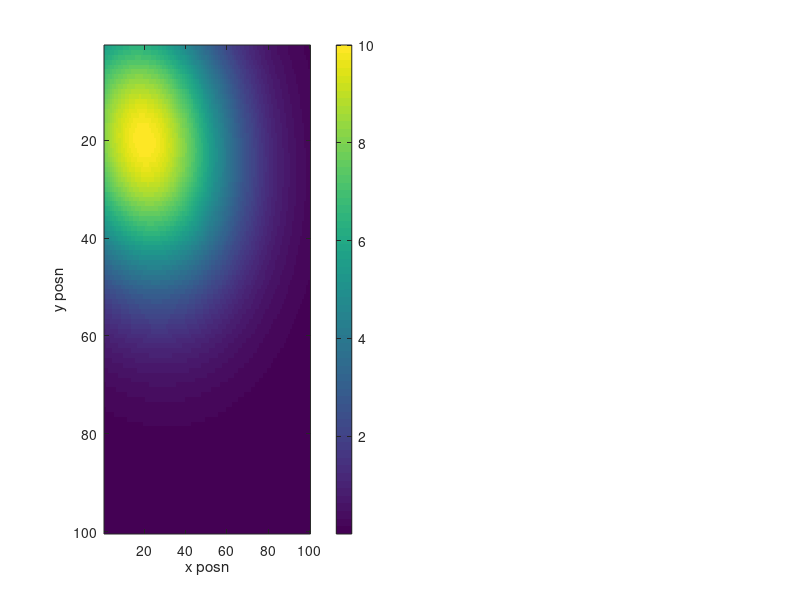
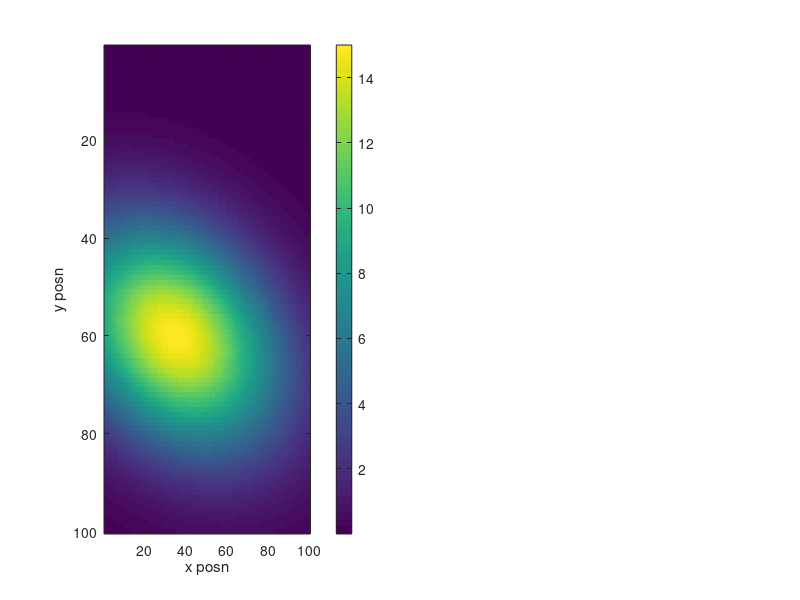
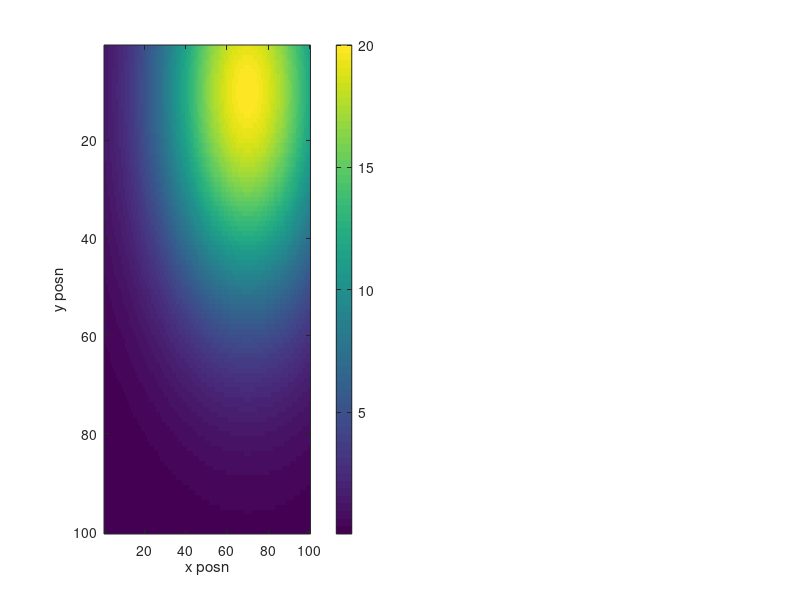
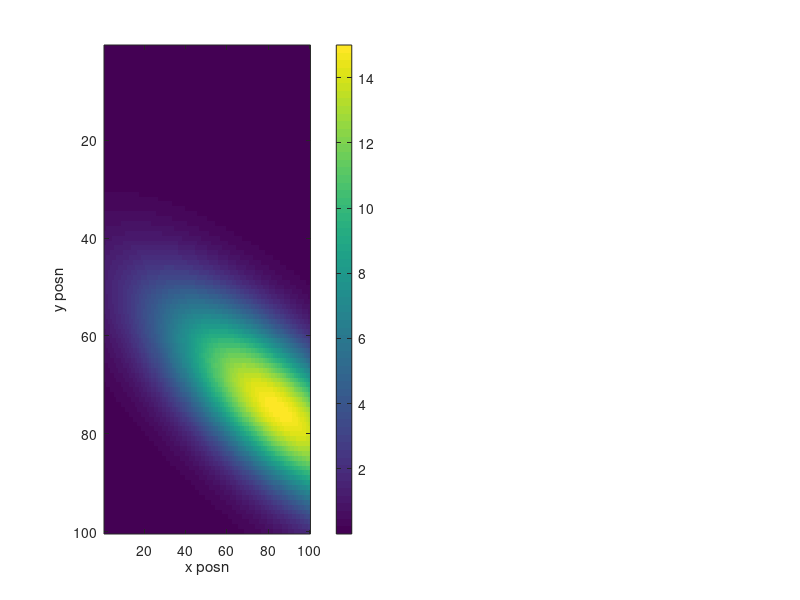

MATLAB code to generate these figures, in order: (Note: this script raises an error after producing the figures.)
% place_field_spikes.m
%
% Code to estimate position based on combining the probability
% distributions from spikes and from prior position.
% First place fields are defined as circular Gaussians (equal variance in
% x- and y-directions, for a small number of cells.
% Next, a trajectory is produced.
% First half of trajectory is used to estimate the place fields.
% Second half is estimated from the spikes and from the prior position
% estimates.
%
% This code is used to produce Figure 9.9 in the text book 
% "An Introductory Course in Computational Neuroscience" 
% by Paul Miller, Brandeis University (2017).
%
%%%%%%%%%%%%%%%%%%%%%%%%%%%%%%%%%%%%%%%%%%%%%%%%%%%%%%%%%%%%%%%%%%%%%%%%%%%

clear;                  % Clear prior variables from memory
rng(1);                 % Initialize random number generator for reproducibility

xvals = 1:100;          % Grid-points in the x-direction
yvals = 1:100;          % Grid-points in the y-direction
Nx = length(xvals);     % Number of points in x-direction
Ny = length(yvals);     % Number of points in y-direction

% The next line sets up 2 arrays, each covering two-dimensional space, the 
% first containing the x-coordinates, the seconf containing y-coordinates
[xgrid, ygrid] = meshgrid(xvals,yvals); 

%% Now define the place-fields of four cells

% Each row is an (x,y) coordinate pair for the center of a place-field
place_centers = [20 20; 35 60; 70 10; 85 75];

widths = [20 30 ; 15 35; 30 30; 40 10];      % standard deviation of elliptical Gaussians
thetas = [30; 30; 60; 60];      % angles of 1st axis from vertical
rmax = [ 10; 15; 20; 15];       % maximum rate at center of place-field
Ncells = length(rmax);          % number of cells is 4

place_fields = zeros(Nx,Ny,Ncells); % Array to contain all place-fields

for cell = 1:Ncells            % Calculate place-field of each cell
    % The next line implements a circular Gaussian, centered on the x- and
    % y-coordinates of the place-field center for each cell
    xdev_grid = xgrid-place_centers(cell,1);
    ydev_grid = ygrid-place_centers(cell,2);
    x1_grid = xdev_grid*cos(thetas(cell)) + ydev_grid*sin(thetas(cell));
    x2_grid = -xdev_grid*sin(thetas(cell)) + ydev_grid*cos(thetas(cell));
    
    place_fields(:,:,cell) = rmax(cell) * ...
        exp(-( x1_grid.^2)/(2*widths(cell,1)^2 ) - (x2_grid.^2) /(2*widths(cell,2)^2 ) );
    
    figure(cell)    % Plot the place-field of each cell
    subplot(1,2,1)
    imagesc(squeeze(place_fields(:,:,cell)));
    colorbar
    xlabel('x posn')
    ylabel('y posn')
end


%%%%%%%%%%%%%%%%%%%%%%%%%%%%%%%%%%%%%%%%%%%%%%%%%%%%%%%%%%%%%%%%%%%%%%%%%%
% Now produce a trajectory as a random walk.
%
dt = 0.02;                  % Size of time-bin
t = 0:dt:1800;              % Vector of time-points
Nt = length(t);             % Number of time-points
position = zeros(Nt,2);     % To store x- and y-coordinates of actual position
position(1,:) = [1,1];      % Initial position

spikes = zeros(Ncells,Nt);  % Record presence or absence of spike as 1 or 0

for i = 2:Nt;               % Loop through time-points
    xchange = round(2*rand()-1);    % Produces -1 or 0 or 1 with probs 0.25 0.5 0.25
    ychange = round(2*rand()-1);    % Produces -1 or 0 or 1 with probs 0.25 0.5 0.25  

    % The next two lines ensure 0<x<Nx+1 and 0<y<Ny+1
    % i.e. no movement if suggested move is beyond the boundary
    newx = max(min(position(i-1,1)+xchange,Nx),1);
    newy = max(min(position(i-1,2)+ychange,Ny),1);

    position(i,:) = [newx newy];    % Update position with new values
    
    % In the next line produce a spike with probability of rate*dt for each
    % cell based on its place-field and the actual position
    spikes(:,i) = rand(Ncells,1) < dt*squeeze(place_fields(newy,newx,:));
end
prob_spike = mean(spikes,2)

%% Now use the first half of the data to estimate the place-fields

%   First accrue the time spent at each position

thalf = round(Nt/2);        % Time-point ending first half of data
x_inputs = position(1:thalf,1);
y_inputs = position(1:thalf,2);

% Ignore this "options" variable for now
%options=optimset('Display','iter');
options=optimset();

% Now count the spikes produced per cell at each position
for cell = 1:Ncells;                % Loop through each of the cells
    % First fit a circular Gaussian then go to a general 2D one
    StartingGaussCirc = [1 100 100 20].*rand(1,4);
    GaussCircEstimates=fminunc(@gauss_circLL,StartingGaussCirc,options, ...
        [x_inputs, y_inputs],spikes(cell,1:thalf))
    
    amp_est1(cell) = GaussCircEstimates(1);     % Estimate of rate*dt at center
    x0_est1(cell) = GaussCircEstimates(2);      % x-xoordinate of center
    y0_est1(cell) = GaussCircEstimates(3);      % y-coordinate of center
    sig_est1(cell) = GaussCircEstimates(4);     % s.d. of Gaussian
    
    % Use as initial conditions the best fits for the circular Gaussian,
    % then pick a random angle.
    StartingGauss2D=[amp_est1(cell) x0_est1(cell) y0_est1(cell) ...
        sig_est1(cell) sig_est1(cell) pi/6]; % 2D Gaussian has 6 parameters: amplitude,center and half-width

    Gauss2DEstimates=fminunc(@gauss2DLL,StartingGauss2D,options,[x_inputs, y_inputs],spikes(cell,1:thalf))

    amp_est(cell) = Gauss2DEstimates(1);        % Estimate of rate*dt at center
    x0_est(cell) = Gauss2DEstimates(2);         % x-xoordinate of center
    y0_est(cell) = Gauss2DEstimates(3);         % y-coordinate of center
    sig1_est(cell) = Gauss2DEstimates(4);       % s.d. along axis 1
    sig2_est(cell) = Gauss2DEstimates(5);       % s.d. along axis 2
    theta_est(cell) = Gauss2DEstimates(6);      % angle between x-axis and axis 1
    center_est(cell,:) = [x0_est(cell), y0_est(cell)];  % x,y coordinates of center
    
end

% Now calculate an estimate of the probability of each cell firing when at
% a given location based on the 2D Gaussian place field
spike_fields = zeros(size(place_fields));       % for probability of spike
nospike_fields = zeros(size(place_fields));     % for probability of no spike
est_place_fields = zeros(size(place_fields));   % an estimate of the place-field

for cell = 1:Ncells;                % Loop through all the cells
    
    % First get position relative to center of place field
    xdev = xgrid - x0_est(cell);  
    ydev = ygrid - y0_est(cell);
    
    % Then rotate the axis by theta from x to x1 and from y to x2
    x1 = xdev*cos(theta_est(cell)) + ydev*sin(theta_est(cell));
    x2 = -xdev*sin(theta_est(cell)) + ydev*cos(theta_est(cell));
    
    % Use fitted parameters for the elliptical Gaussian as an estimate
    spike_fields(:,:,cell) = ...
        exp(- x1.^2/(2*sig1_est(cell)^2) ...
         - x2.^2/(2*sig2_est(cell)^2 ) ); 
    
    % spike_fields is probability of a spike when in a particular location,
    % so should be normalized -- here by multiplying by (Nx*Ny) we assume
    % implicitly that the probability of being at any location is equal at
    % 1/(Nx*Ny) so that we have used Bayes' Theorem:
    % P(spike|location) = P(location|spike)*P(spike)/P(location)
    spike_fields(:,:,cell) = prob_spike(cell)*spike_fields(:,:,cell) ...
        *Nx*Ny/sum(sum(spike_fields(:,:,cell)));

    % The probability of no spike in a location is 1 - probability of a
    % spike in that location per time-bin
    nospike_fields(:,:,cell) = (1-spike_fields(:,:,cell));
    
    % Convert spike probability per time bin to a rate for estimated
    % place-field
    est_place_fields(:,:,cell) = spike_fields(:,:,cell)/dt;

    % Plot the estimated place-field on a panel beside the actual
    % place-field
    figure(cell)
    subplot(1,2,2)
    imagesc(squeeze(est_place_fields(:,:,cell)));
    colorbar
    title('Estimated place field')
    
end

%%%%%%%%%%%%%%%%%%%%%%%%%%%%%%%%%%%%%%%%%%%%%%%%%%%%%%%%%%%%%%%%%%%%%%%%%
%% Now use estimated place fields to update estimates of positions given
%   spikes and given current position estimates.

prior = ones(size(xgrid))/(Nx*Ny);      % Start with uniform prior

move_prior = zeros(size(xgrid));        % To be updated each time-step
xyest = zeros(Nt-thalf,2);          % Array to estimate x- and y-coordinates

for i = thalf+1:Nt;                 % Loop through all time points
    
    % First use the previous probability estimate of position to produce a
    % prior on the current probability distribution, taking into account
    % the probability of movement in different directions.
    % In this case we have 9 possible new positions given the old position:
    %  NW (1/16) N (1/8)  NE(1/16)
    %   W (1/8)  0 (1/4)  E (1/8)
    %  SW (1/16) S (1/8)  SE(1/16)
    
    
    move_prior = 0.25*prior;        % probability of no change is 0.25
    
    move_prior(1:Ny-1,:) = move_prior(1:Ny-1,:) + prior(2:Ny,:)/8;  % down
    move_prior(2:Ny,:) = move_prior(2:Ny,:) + prior(1:Ny-1,:)/8;    % up
    move_prior(:,1:Nx-1) = move_prior(:,1:Nx-1) + prior(:,2:Nx)/8;  % left
    move_prior(:,2:Nx) = move_prior(:,2:Nx) + prior(:,1:Nx-1)/8;    % right
    
    % Add probabilities of diagonal moves (1/16 each)
    move_prior(1:Ny-1,1:Nx-1) = move_prior(1:Ny-1,1:Nx-1) + prior(2:Ny,2:Nx)/16;
    move_prior(2:Ny,1:Nx-1,:) = move_prior(2:Ny,1:Nx-1,:) + prior(1:Ny-1,2:Nx)/16;
    move_prior(1:Ny-1,2:Nx) = move_prior(1:Ny-1,2:Nx) + prior(2:Ny,1:Nx-1)/16;
    move_prior(2:Ny,2:Nx) = move_prior(2:Ny,2:Nx) + prior(1:Ny-1,1:Nx-1)/16;
    
    % Add additional probabilities of not moving on edge and corner sites
    move_prior(1,:) = move_prior(1,:) + 0.25*prior(1,:);
    move_prior(Ny,:) = move_prior(Ny,:) + 0.25*prior(Ny,:);
    move_prior(:,1) = move_prior(:,1) + 0.25*prior(:,1);
    move_prior(:,Nx) = move_prior(:,Nx) + 0.25*prior(:,Nx);
    
    % Finally remove double counting for corner sites
    move_prior(1,1) = move_prior(1,1) - prior(1,1)/16;
    move_prior(Ny,1) = move_prior(Ny,1) - prior(Ny,1)/16;
    move_prior(1,Nx) = move_prior(1,Nx) - prior(1,Nx)/16;
    move_prior(Ny,Nx) = move_prior(Ny,Nx) - prior(Ny,Nx)/16;
    
    posterior = move_prior;     % Will be recalculated in the next loop
    
    % Now calculate probability based on spikes or no spikes
    for cell = 1:Ncells;        % Loop through all cells
        if ( spikes(cell,i) )   % If the cell spikes
            posterior = posterior.*spike_fields(:,:,cell);
        else;                   % If the cell did not spike
            posterior = posterior.*nospike_fields(:,:,cell);
        end
        
    end
    posterior = posterior./sum(sum(posterior));     % Normalize to 1
    prior = posterior;          % New prior for the next time-bin
  
    % Plot the probability distribution for the estimated location on
    % a subset of time-steps, together with the actual position
    if ( mod(i,100) == 0 )
        figure(10)
        clf
        imagesc(posterior)                      % Probability of positions
        hold on
        plot(position(i,1),position(i,2),'xr')  % Actual position
        title('Position estimate and actual')
        drawnow
    end
    
    % Separately calculate estimates of the x-coordinate and y-coordinate
    % for later comparison with the actual coordinates
    maximum = max(max(posterior));
    [xyest(i-thalf,2) xyest(i-thalf,1)] = find(posterior == maximum);
end

%% Finally calculate a couple of scores to assess how well position was tracked 
xxc = corr(xyest(:,1),position(thalf+1:end,1))
yxc = corr(xyest(:,2),position(thalf+1:end,2))
score = (yxc+xxc)/2

% print out the root-mean-square of the error in position
rt_mean_sqr_err = sqrt(mean((xyest(:,1)-position(thalf+1:end,1)).^2 ...
    + (xyest(:,2)-position(thalf+1:end,2)).^2 ) )


%% Set up the plotting parameters and plot results
set(0,'DefaultLineLineWidth',2,...
    'DefaultLineMarkerSize',8, ...
    'DefaultAxesLineWidth',2, ...
    'DefaultAxesFontSize',14,...
    'DefaultAxesFontWeight','Bold');


% Now plot the estimates of the coordinates to see how well they track the
% actual coordinates figure(20) produces Figure 8.4 in the text book.
figure(20)
clf
subplot('Position',[0.1 0.06 0.85 0.17])
plot(t(thalf+1:end), xyest(:,2),'Color',[0.5 0.5 0.5],'LineWidth',3)
hold on
plot(t(thalf+1:end), position(thalf+1:end,2),'k')
%title('Tracking of y-coordinate')
legend('Est.','Act.')
ylabel('Y-Coordinate')
axis([900 1800 0 100])
xlabel('Time (sec)')

subplot('Position',[0.1 0.3 0.85 0.17])
plot(t(thalf+1:end), xyest(:,1),'Color',[0.5 0.5 0.5],'LineWidth',3)
hold on
plot(t(thalf+1:end), position(thalf+1:end,1),'k')
title('Tracking of position')
legend('Est.','Act.')
ylabel('X-coordinate')
axis([900 1800 0 100])

% Next plot the place fields again for the figure in the book
for cell = 1:4
    
    xloc = 0.5*mod(cell+1,2) + 0.1;
    yloc = 1.06 - 0.25*floor((cell+1)/2);
    subplot('Position',[xloc yloc 0.4 0.16])
    imagesc(squeeze(place_fields(:,:,cell)));
    colorbar
    colormap(gray)
    colormap(flipud(colormap));  % Inverts the gray scale to white=low, black=high
    set(gca,'YDir','Normal')
    set(gca,'XTick',[0 50 100])
    set(gca,'YTick',[0 50 100])
    
    title(strcat('Cell ',{' '},num2str(cell)))
    
    xlabel('X-coordinate')
    ylabel('Y-coordinate')
    
end
    
% Finally label the panels in the figure
annotation('textbox',[0.00 0.99 0.02 0.02],'LineStyle','none', ...
    'FontSize',16,'FontWeight','Bold','String','A1')
annotation('textbox',[0.50 0.99 0.02 0.02],'LineStyle','none', ...
    'FontSize',16,'FontWeight','Bold','String','A2')
annotation('textbox',[0.00 0.74 0.02 0.02],'LineStyle','none', ...
    'FontSize',16,'FontWeight','Bold','String','A3')
annotation('textbox',[0.50 0.74 0.02 0.02],'LineStyle','none', ...
    'FontSize',16,'FontWeight','Bold','String','A4')
annotation('textbox',[0.00 0.49 0.02 0.02],'LineStyle','none', ...
    'FontSize',16,'FontWeight','Bold','String','B1')
annotation('textbox',[0.00 0.26 0.02 0.02],'LineStyle','none', ...
    'FontSize',16,'FontWeight','Bold','String','B2')
 